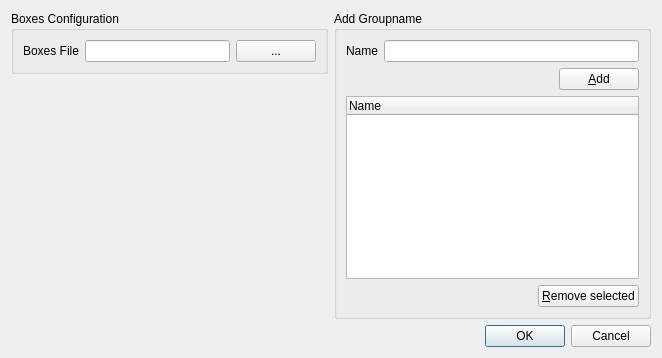
<?xml version="1.0" encoding="UTF-8"?>
<ui version="4.0">
 <class>ConfigurationDialog</class>
 <widget class="QDialog" name="ConfigurationDialog">
  <property name="geometry">
   <rect>
    <x>0</x>
    <y>0</y>
    <width>662</width>
    <height>358</height>
   </rect>
  </property>
  <property name="windowTitle">
   <string>Dialog</string>
  </property>
  <layout class="QVBoxLayout" name="verticalLayout">
   <item>
    <layout class="QHBoxLayout" name="horizontalLayout_3">
     <item>
      <layout class="QVBoxLayout" name="verticalLayout_2">
       <item>
        <widget class="QGroupBox" name="groupBox">
         <property name="title">
          <string>Boxes Configuration</string>
         </property>
         <layout class="QHBoxLayout" name="horizontalLayout">
          <item>
           <widget class="QLabel" name="label">
            <property name="text">
             <string>Boxes File</string>
            </property>
            <property name="buddy">
             <cstring>leBoxesFile</cstring>
            </property>
           </widget>
          </item>
          <item>
           <widget class="QLineEdit" name="leBoxesFile"/>
          </item>
          <item>
           <widget class="QPushButton" name="pbBrowseFiles">
            <property name="text">
             <string>...</string>
            </property>
           </widget>
          </item>
         </layout>
        </widget>
       </item>
       <item>
        <spacer name="verticalSpacer">
         <property name="orientation">
          <enum>Qt::Vertical</enum>
         </property>
         <property name="sizeHint" stdset="0">
          <size>
           <width>20</width>
           <height>40</height>
          </size>
         </property>
        </spacer>
       </item>
      </layout>
     </item>
     <item>
      <widget class="QGroupBox" name="groupBox_2">
       <property name="title">
        <string>Add Groupname</string>
       </property>
       <layout class="QGridLayout" name="gridLayout_2">
        <item row="0" column="1">
         <widget class="QLineEdit" name="leGroupname"/>
        </item>
        <item row="0" column="0">
         <widget class="QLabel" name="label_4">
          <property name="text">
           <string>Name</string>
          </property>
          <property name="buddy">
           <cstring>leGroupname</cstring>
          </property>
         </widget>
        </item>
        <item row="1" column="0" colspan="2">
         <layout class="QHBoxLayout" name="horizontalLayout_2">
          <item>
           <spacer name="horizontalSpacer_2">
            <property name="orientation">
             <enum>Qt::Horizontal</enum>
            </property>
            <property name="sizeHint" stdset="0">
             <size>
              <width>40</width>
              <height>20</height>
             </size>
            </property>
           </spacer>
          </item>
          <item>
           <widget class="QPushButton" name="pbAddGroupname">
            <property name="text">
             <string>&amp;Add</string>
            </property>
           </widget>
          </item>
         </layout>
        </item>
        <item row="2" column="0" colspan="2">
         <widget class="QTreeWidget" name="twDreamboxes">
          <property name="editTriggers">
           <set>QAbstractItemView::DoubleClicked</set>
          </property>
          <property name="showDropIndicator" stdset="0">
           <bool>false</bool>
          </property>
          <column>
           <property name="text">
            <string>Name</string>
           </property>
          </column>
         </widget>
        </item>
        <item row="3" column="0" colspan="2">
         <layout class="QHBoxLayout" name="horizontalLayout_4">
          <item>
           <spacer name="horizontalSpacer_3">
            <property name="orientation">
             <enum>Qt::Horizontal</enum>
            </property>
            <property name="sizeHint" stdset="0">
             <size>
              <width>40</width>
              <height>20</height>
             </size>
            </property>
           </spacer>
          </item>
          <item>
           <widget class="QPushButton" name="pbRemoveSelected">
            <property name="text">
             <string>&amp;Remove selected</string>
            </property>
           </widget>
          </item>
         </layout>
        </item>
       </layout>
      </widget>
     </item>
    </layout>
   </item>
   <item>
    <widget class="QDialogButtonBox" name="buttonBox">
     <property name="orientation">
      <enum>Qt::Horizontal</enum>
     </property>
     <property name="standardButtons">
      <set>QDialogButtonBox::Cancel|QDialogButtonBox::Ok</set>
     </property>
    </widget>
   </item>
  </layout>
 </widget>
 <tabstops>
  <tabstop>leBoxesFile</tabstop>
  <tabstop>pbBrowseFiles</tabstop>
  <tabstop>leGroupname</tabstop>
  <tabstop>pbAddGroupname</tabstop>
  <tabstop>twDreamboxes</tabstop>
  <tabstop>pbRemoveSelected</tabstop>
  <tabstop>buttonBox</tabstop>
 </tabstops>
 <resources/>
 <connections>
  <connection>
   <sender>buttonBox</sender>
   <signal>accepted()</signal>
   <receiver>ConfigurationDialog</receiver>
   <slot>accept()</slot>
   <hints>
    <hint type="sourcelabel">
     <x>252</x>
     <y>353</y>
    </hint>
    <hint type="destinationlabel">
     <x>157</x>
     <y>274</y>
    </hint>
   </hints>
  </connection>
  <connection>
   <sender>buttonBox</sender>
   <signal>rejected()</signal>
   <receiver>ConfigurationDialog</receiver>
   <slot>reject()</slot>
   <hints>
    <hint type="sourcelabel">
     <x>320</x>
     <y>353</y>
    </hint>
    <hint type="destinationlabel">
     <x>286</x>
     <y>274</y>
    </hint>
   </hints>
  </connection>
 </connections>
</ui>
